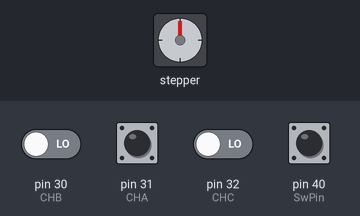
Simulated run of this sketch. Board: Arduino Mega 2560, built with avr-gcc and run on an emulated ATmega2560. Shown: stepper motor. The test bench sets the inputs (shaded band); at power-on: pin 31 (CHA) HIGH, pin 30 (CHB), pin 32 (CHC), pin 40 (SwPin) LOW. Stepper angles assume 200 steps per turn.

Above: at 4.0 s.
At 7.09 s:
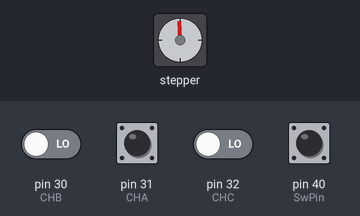
At 7.64 s:
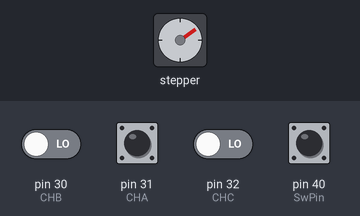
Timing chart, 0 to 9.2 s (numbered marks = the images above):
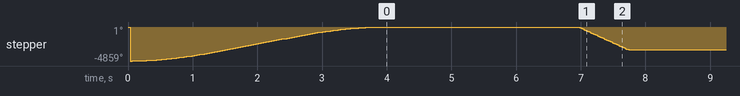

Measured:
- by itself, stepper: turns 4859° counter-clockwise in 0.00 s, then 4859° clockwise in 3.9 s, then 3240° counter-clockwise in 0.80 s

The sketch:

Stepper_ossillator_2.0.ino
```cpp
/*
 * stabiliser un pendule inverse a la verticale:
 *
 * - attendre l'initialisation du Stepper
 * - attendre que le pendule se stabilise vers sa position
 *   d'equilibre stable (signal moniteur serie / buzzer)
 * - amener le pendule a la verticale vers le haut
 *   (signal moniteur serie / buzzer)
 * - stabilisation
 */


#include <AccelStepper.h>

// Define a stepper and the pins it will use
AccelStepper stepper(2, 51, 50);

// Define a pin for the end switch
const int SwPin = 40;

//Define pins for the encoder HEDS 5504: Channel A, channel B, channel C
const int CHA = 31;
const int CHB = 30;
const int CHC = 32;

bool AState = LOW;
bool BState = LOW;
bool CState = LOW;

bool lastEnc = LOW;
int encCount = 0;
int angle = 0;

//variables for stabilisation

int encInit = 0;

void setup() {
  Serial.begin(250000);

  //Define Switch and encodeur as input
  pinMode(CHA, INPUT);
  pinMode(CHB, INPUT);
  pinMode(CHC, INPUT);

  pinMode(SwPin, INPUT);

  //initiate the stepper position
  InitStepper();

  delay(3000);  //wait for the pendulum to stabilize
  //initate the pendulum's angle

  //set max speed and max acceleration for the stepper
  stepper.setMaxSpeed(4000);
  stepper.setAcceleration(100000);
}

void loop() {
 angle = ReadEnc();
  if(angle <= 0 && angle >= -300){
    stepper.moveTo(-1800);
  } else if (angle > 0 && angle < 300) {
    stepper.moveTo(1800);
  } else if (angle < -300 && angle > -500){
    stepper.moveTo(1800);
  } else if (angle > 300 && angle < 500){
    stepper.moveTo(-1800);
  } else if (angle < -500){
    stepper.moveTo(-1800);
  } else if (angle > 500){
    stepper.moveTo(1800);
  }

  stepper.run();
}

void InitStepper(){

  stepper.setMaxSpeed(1200);
  stepper.setAcceleration(1000);

  stepper.move(-10000);

  while(digitalRead(SwPin)){
    stepper.run();
  }
  stepper.setCurrentPosition(-2700);
  stepper.moveTo(0);

  while(stepper.distanceToGo() > 0)
  stepper.run();
}

int ReadEnc(){

  AState = digitalRead(CHA);
  BState = digitalRead(CHB);
  CState = digitalRead(CHC);

  if (lastEnc != AState){
    if(AState == BState){
        encCount++;
      }else{
        encCount--;
      }
      lastEnc = AState;

    if(CState){
        encCount = 0;
    }
    //Serial.println(encCount);
  }
  return encCount;
}
```
